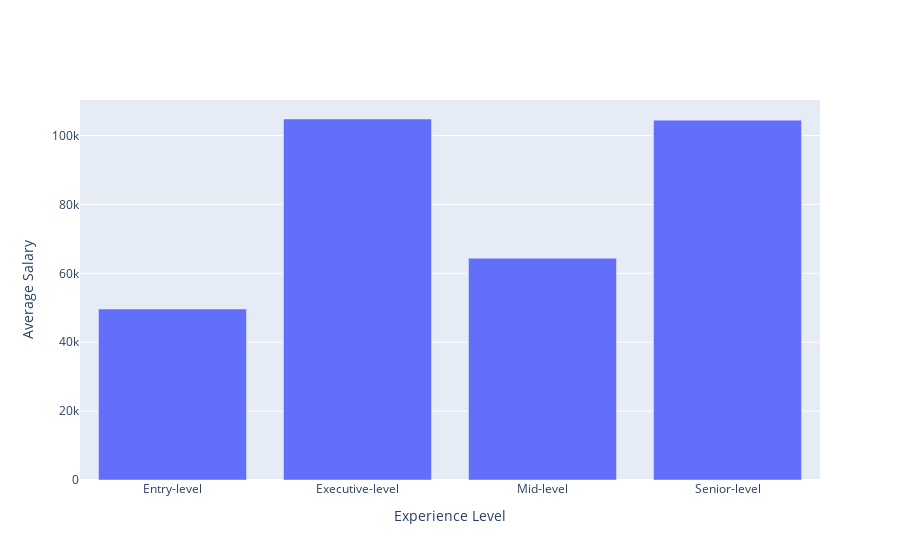

The notebook cell this image was saved under:
### Code cell
import plotly.graph_objects as go

avg_salary_by_experience = df.groupby('Experience level')['Salary'].mean()

fig = go.Figure(data=go.Bar(x=avg_salary_by_experience.index, y=avg_salary_by_experience))
fig.update_layout(xaxis_title='Experience Level', yaxis_title='Average Salary')
fig.show()

### Figure 1 — Plotly figure (JSON) as saved in the notebook; plotly's stock layout.template omitted (floating-point values rounded to 4 significant figures)
{"data": [{"type": "bar", "x": ["Entry-level", "Executive-level", "Mid-level", "Senior-level"], "y": [49630.0, 104800.0, 64380.0, 104500.0]}], "layout": {"xaxis": {"title": {"text": "Experience Level"}}, "yaxis": {"title": {"text": "Average Salary"}}}}
